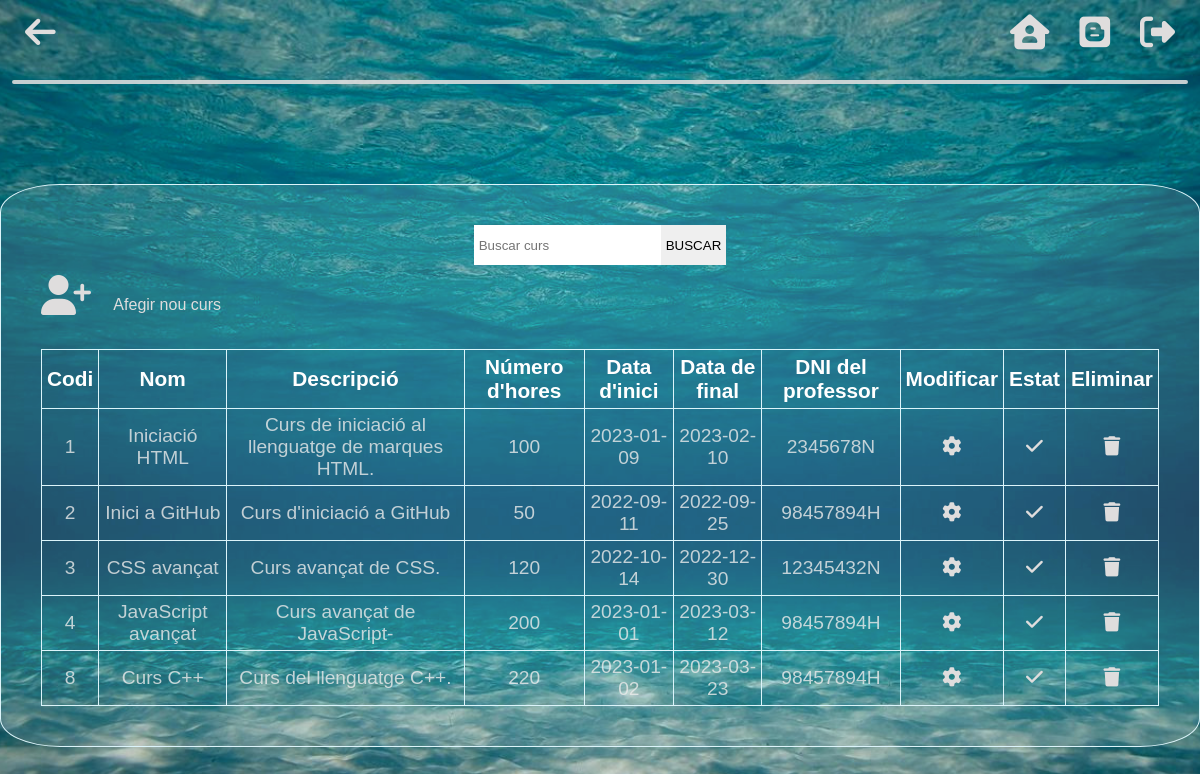
Page /admin/curs-admin.php (signed in) on the committed database.
### tables this page shows
CREATE TABLE `cursos` (
  `codi` int(11) NOT NULL,
  `nom` varchar(150) NOT NULL,
  `descripcio` varchar(10000) NOT NULL,
  `num_hores` int(3) NOT NULL,
  `data_inici` date NOT NULL,
  `data_final` date NOT NULL,
  `nom_professor` varchar(150) NOT NULL,
  `fotografia` longblob NOT NULL,
  `actiu` int(1) NOT NULL DEFAULT 1
);

### admin/curs-admin.php (the view, shortened to what this page needs)
<?php
if (!isset($_SESSION['usuari'])) {
    header('location:index-admin.php');
} else {
?>
    <!DOCTYPE html>
    <html lang="en">
    <head>
        <link rel="stylesheet" href="../css/style.css">
        <link rel="stylesheet" href="../css/admin.css">
    </head>
    <body background="../img/fondo.jpg">
        <nav>
            <a href="home-admin.php"><i class="fa-sharp fa-solid fa-arrow-left"></i></a>
            <div class="lista">
                <li>
                    <ul><a href="home-admin.php"><i class="fa-solid fa-house-user"></i></a></ul>
                </li>
                <li>
                    <ul><a href="#"><i class="fa-brands fa-blogger"></i></a></ul>
                </li>
                <li>
                    <ul><a href="../sortir.php" onclick="return confirmarTancarSessio()"><i class="fa-solid fa-right-from-bracket"></i></a></ul>
                </li>
            </div>
        </nav>
        <hr>
        <div class="menu"></div>
        <section>
            <div class="taulaProf">
                <form action="buscarCurs-admin.php" method="post" style="display:flex; justify-content: center;">
                    <input type="text" name="buscar" id="buscar" placeholder="Buscar curs">
                    <input type="button" value="BUSCAR">
                </form>
                <a style="margin-bottom: 3%" href="afegirCurs-admin.php"><i style="margin-right: 2%; font-size: 40px" class="fa-solid fa-user-plus"></i>Afegir nou curs</a>
                <table>
                    <tr>
                        <th>Codi</th>
                        <th>Nom</th>
                        <th>Descripció</th>
                        <th>Número d'hores</th>
                        <th>Data d'inici</th>
                        <th>Data de final</th>
                        <th>DNI del professor</th>
                        <th>Modificar</th>
                        <th>Estat</th>
                        <th>Eliminar</th>
                    </tr>
                    <?php
                    include('funcions-admin.php');
                    $connexio = mysqli_connect("localhost", "root", "", "infobdn");
                    $sql = "SELECT * from cursos";
                    $resultat = mysqli_query($connexio, $sql);
                    while ($mostrar = mysqli_fetch_array($resultat)) {
                    ?>
                        <tr>
                            <td><?php echo $mostrar['codi'] ?></td>
                            <td><?php echo $mostrar['nom'] ?></td>
                            <td><?php echo $mostrar['descripcio'] ?></td>
                            <td><?php echo $mostrar['num_hores'] ?></td>
                            <td><?php echo $mostrar['data_inici'] ?></td>
                            <td><?php echo $mostrar['data_final'] ?></td>
                            <td><?php echo $mostrar['nom_professor'] ?></td>
                            <td> <a href="editarCurs-admin.php?codi=<?php echo $mostrar['codi'] ?>"><i class="fa-solid fa-gear"></i></a></td>
                            <td><?php cursActiu($mostrar['actiu'], $mostrar['codi']) ?></i></td>
                            <td><a href="eliminarCurs-admin.php? codi=<?php echo $mostrar['codi'] ?>" onclick="return confirmElimCurs()"><i class="fa-solid fa-trash"></i></a></td>
                        </tr>
                    <?php
                    }
                    ?>
                </table>
            </div>
        </section>
        <footer style="height: 100px;">
        </footer>
    </body>
    </html>
<?php
}
?>

### admin/funcions-admin.php (shortened to what this page needs)
    <?php
function cursActiu($bandera, $codi)
{
    if ($bandera == 1) {
    ?>
        <a href="cursActiu-admin.php?actiu=1&codi=<?php echo $codi ?>"><i class="fa-solid fa-check"></i></a>
    <?php
    }
    ?>
<?php
}
?>

### css/style.css (style rules this page uses)
* { box-sizing: border-box; padding: 0; margin: 0; font-family: 'Noto Sans JP', sans-serif; list-style: none; }
body { background-repeat: no-repeat; background-position: center; background-size:cover; height: 100%; min-height: 100vh; }
nav { height: 150px; }
section { height: 100%; display: flex; justify-content: center; align-items: center; }
form input, select { margin-bottom: 10px; height: 40px; border: none; padding: 5px; }
form a, a:link, a:visited, a:active { text-decoration:none; color: rgb(223, 221, 221); }
nav { display: flex; flex-direction: row; height: 80px; padding: 0 10px; }
.menu { height: 100px; }
hr { border: 2px solid rgba(223, 223, 223, 0.884); border-radius: 5px; margin: 0 1%; }
nav i { font-size: 35px; margin: 15px; }
nav .lista { width: 100%; display: flex; flex-direction: row; justify-content: flex-end; }
table, th, td, tr { border: 1px solid rgba(223, 223, 223, 0.884); border-collapse: collapse; }

### css/admin.css (style rules this page uses)
.taulaProf { border: 1px solid #dcf4fa; padding: 40px; display: flex; flex-direction: column; border-radius: 5%; background-color: rgba(235, 236, 236, 0.137); width: 1400px; }
.taulaProf table, td, tr, th { border: 1px solid #dcf4fa; border-collapse: collapse; text-align: center; padding: 5px; }
.taulaProf th { font-size: 130%; color: white; }
.taulaProf table td { font-size: 120%; color: rgba(235, 235, 235, 0.801); }

### rows in the picture
cursos: codi "1", nom "Iniciació HTML", descripcio "Curs de iniciació al llenguatge de marques HTML.", num_hores "100", data_inici "2023-01-09", data_final "2023-02-10", nom_professor "2345678N"
cursos: codi "2", nom "Inici a GitHub", descripcio "Curs d'iniciació a GitHub", num_hores "50", data_inici "2022-09-11", data_final "2022-09-25", nom_professor "98457894H"
cursos: codi "3", nom "CSS avançat", descripcio "Curs avançat de CSS.", num_hores "120", data_inici "2022-10-14", data_final "2022-12-30", nom_professor "12345432N"
cursos: codi "4", nom "JavaScript avançat", descripcio "Curs avançat de JavaScript-", num_hores "200", data_inici "2023-01-01", data_final "2023-03-12", nom_professor "98457894H"
cursos: codi "8", nom "Curs C++", descripcio "Curs del llenguatge C++.", num_hores "220", data_inici "2023-01-02", data_final "2023-03-23", nom_professor "98457894H"
